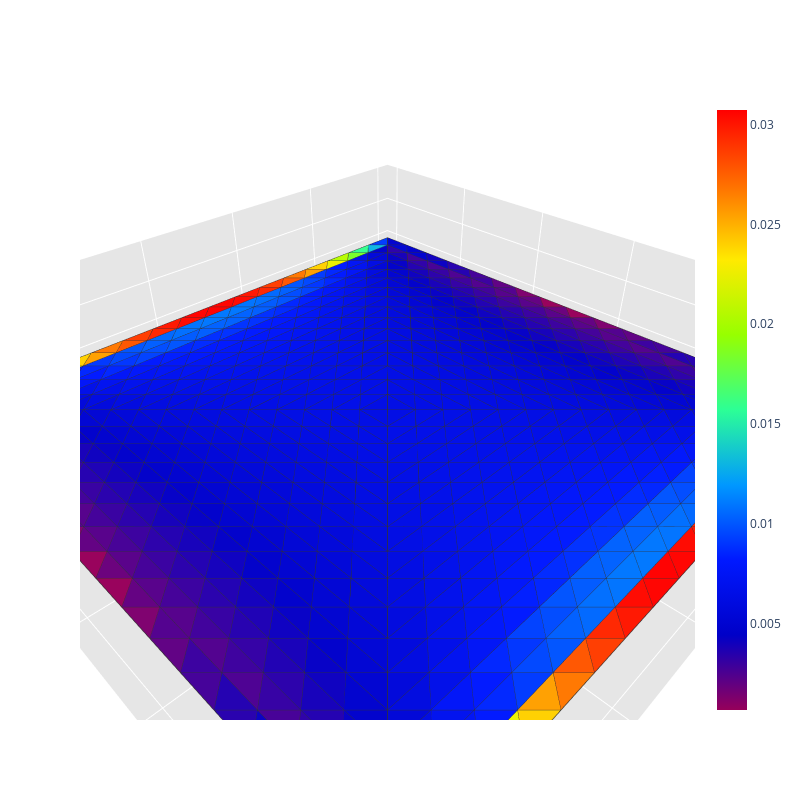

Notebook code for this chart:
### Code cell
process_antenna(plate_mat_gmsh)
print("\n")

start_time = time.time()

scattering_algorithm(plate_mat_gmsh, 75e6, wave_incident_direction, polarization)

elapsed_time = time.time() - start_time
print(f"\nElapsed time for processing the studied antenna: {elapsed_time:.6f} seconds")
print('\n')

### Figure 1 — Plotly figure (JSON) as saved in the notebook; plotly's stock layout.template omitted (floating-point values rounded to 4 significant figures; data arrays with more than 128 entries replaced by an {"elided": "..."} marker saying what was removed)
{"data": [{"facecolor": {"elided": "1024 str values"}, "i": {"elided": "1024 int values"}, "j": {"elided": "1024 int values"}, "k": {"elided": "1024 int values"}, "name": "", "type": "mesh3d", "x": {"elided": "545 float values"}, "y": {"elided": "545 float values"}, "z": {"elided": "545 float values"}}, {"line": {"color": "rgb(50, 50, 50)", "width": 1.5}, "mode": "lines", "showlegend": false, "type": "scatter3d", "x": {"elided": "5120 float values"}, "y": {"elided": "5120 float values"}, "z": {"elided": "5120 int values"}}, {"hoverinfo": "none", "marker": {"color": [0.0006593, 0.03073], "colorscale": [[0, "rgb(150, 0, 90)"], [0.125, "rgb(0, 0, 200)"], [0.25, "rgb(0, 25, 255)"], [0.375, "rgb(0, 152, 255)"], [0.5, "rgb(44, 255, 150)"], [0.625, "rgb(151, 255, 0)"], [0.75, "rgb(255, 234, 0)"], [0.875, "rgb(255, 111, 0)"], [1, "rgb(255, 0, 0)"]], "showscale": true, "size": 0.1}, "mode": "markers", "showlegend": false, "type": "scatter3d", "x": [0.0], "y": [0.0], "z": [0.0]}], "layout": {"height": 800, "legend": {"bgcolor": "rgba(255,255,255,0.7)", "bordercolor": "lightgray", "borderwidth": 1, "x": 0.2, "xanchor": "left", "y": 0.9, "yanchor": "top"}, "scene": {"aspectratio": {"x": 1, "y": 1, "z": 0.3}, "camera": {"eye": {"x": 0.65, "y": 0.65, "z": 0.65}}, "xaxis": {"backgroundcolor": "rgb(230, 230, 230)", "gridcolor": "rgb(255, 255, 255)", "showbackground": true, "zerolinecolor": "rgb(255, 255, 255)"}, "yaxis": {"backgroundcolor": "rgb(230, 230, 230)", "gridcolor": "rgb(255, 255, 255)", "showbackground": true, "zerolinecolor": "rgb(255, 255, 255)"}, "zaxis": {"backgroundcolor": "rgb(230, 230, 230)", "gridcolor": "rgb(255, 255, 255)", "showbackground": true, "zerolinecolor": "rgb(255, 255, 255)"}}, "title": {"text": ""}, "width": 800}}
